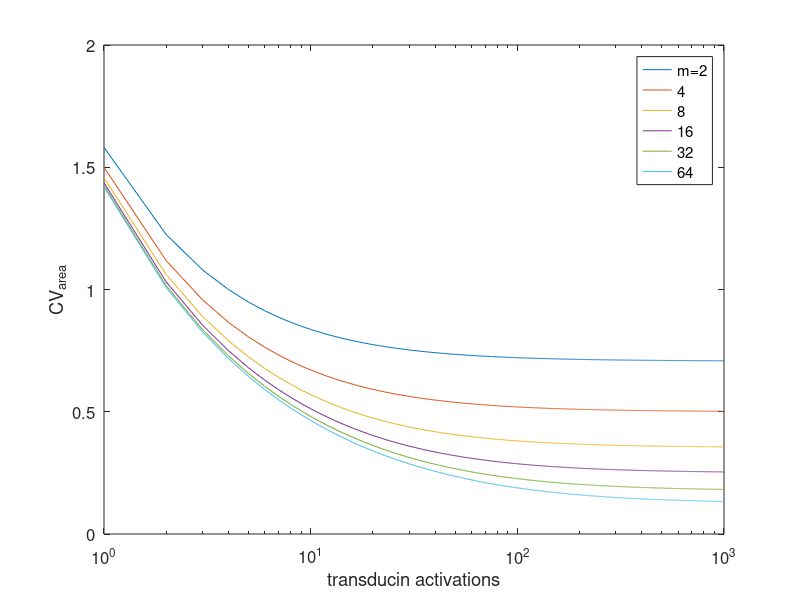

MATLAB code to generate this figure: (Note: this script raises an error after producing the figure.)
%----------------------------------------------------------------------------------
% TRANSDUCTION MODELS
%----------------------------------------------------------------------------------

%%
% define plot color sequence, axis fonts
PlotColors = 'bgrkymcbgrkymcbgrkymcbgrkymc';
set(0, 'DefaultAxesFontName','Helvetica')
set(0, 'DefaultAxesFontSize', 12)
colormap([0 0 0])
scrsz = get(0, 'ScreenSize');

%%
%----------------------------------------------------------------------------------
% THEORETICAL PREDICTIONS
%----------------------------------------------------------------------------------

% CV of response areas vs number of steps in rhodopsin inactivation and
% number of transducin activations

TAct = 1:1000;
RhSteps = [2 4 8 16 32 64];
clear CVArea;

for step = 1:length(RhSteps)
    CVArea(:, step) = sqrt(1/RhSteps(step) + 2./TAct);
end
figure(1);

semilogx(CVArea);
xlabel('transducin activations');
ylabel('CV_{area}');
legend('m=2', '4', '8', '16', '32', '64');

%%
cd ~/Dropbox/Reproducibility/code-data 

cd /Users/Shared/Dropbox/Reproducibility/code-data/

%%
%----------------------------------------------------------------------------------
% LIKELIHOOD PARAMETER FITTING
%----------------------------------------------------------------------------------
%%
cd ~/Dropbox/Reproducibility/code-data

%%
% scan across several parameters and assess likelihood of each given
% properties of experimental responses

NumSteps =  [8 10 12];              % number shutoff steps
RhTCon = [200 250 300 350 400];             % rhodopsin decay time constant in ms
RhDecayFact = [0.8 0.9 1];  % extend of rhodopsin decay for each step
NumResponses = 2000;       % with 5000 resps simulation std ~1%, about 10% std in likelihood

load GCAPSingles36
Resp = Target.AveSingle;
FreqCutoff = 10;                                  
NumLoops = 1;
Verbose = 1;
CovarFit = 0;                   % if 0, likelihood assumes parameters independent

for loop = 1:NumLoops
    
    clear TPeakRatio VarWidth Likelihood CV;

    for step = 1:length(NumSteps)

        for tcon = 1:length(RhTCon)

            for decay = 1:length(RhDecayFact)

                RespLength = length(Resp);
                tme = 1:RespLength;                          % time in ms

                % run stochastic simulation to get mean rhodopsin time course
                clear SimulateCondition;
                SimulateCondition.RhSteps = NumSteps(step);
                SimulateCondition.RhDecayFact = RhDecayFact(decay);
                SimulateCondition.SamplingInterval = 1;         % ms
                SimulateCondition.EpochPts = length(Resp);
                SimulateCondition.EpochNumbers(1:NumResponses) = 0;
                SimulateCondition.ExcludeEpochs(1:NumResponses) = 0;
                SimulateCondition.RhodopsinCompression = 0;
                SimulateCondition.ResponseCompression = 0;
                SimulateCondition.InitialShutoffRate = SimulateCondition.SamplingInterval * NumSteps(step) / RhTCon(tcon);
                SimulateCondition.NumPtsToPeak = 100;
                SimulateCondition.GainFact = 1;
                SimulateCondition.Verbose = 0;
                
                SimulateCondition = RhCascadeModelTA(SimulateCondition, Resp, NumResponses);
                
                % compute transduction cascade filter
                filtFFT = fft(Resp) ./ fft(SimulateCondition.MeanStochTimeCourse);
                filtFFT(FreqCutoff+1:length(filtFFT)-FreqCutoff) = 0;
                WTFilt = real(ifft(filtFFT));    

                % generate responses
                SimulateCondition = RhCascadeModelTA(SimulateCondition, WTFilt, NumResponses);
                
                % compare modeled and measured mean squared and variance
                CV(decay, tcon, step) = std(sum(SimulateCondition.EpochData')) / mean(sum(SimulateCondition.EpochData'));

                SimulateCondition.AverageResponse = mean(SimulateCondition.EpochData);
                SimulateCondition.VarianceResponse = var(SimulateCondition.EpochData);

                [MaxVal, MeanTPeak] = max(SimulateCondition.AverageResponse);
                [MaxVal, VarTPeak] = max(SimulateCondition.VarianceResponse);
                TPeakRatio(decay, tcon, step) = VarTPeak / MeanTPeak;
                Indices = find(SimulateCondition.VarianceResponse > 0.5*MaxVal);
                FirstTime = Indices(min(find(Indices < VarTPeak)));
                SecondTime = Indices(max(find(Indices > VarTPeak)));
                VarWidth(decay, tcon, step) = (SecondTime - FirstTime) / MeanTPeak;
                
                % calculate likelihood of model parameters
                if (CovarFit)       % take into account covariance of measured parameters
                    ParamsVec(1) = CV(decay, tcon, step) - Target.MeanCVArea; 
                    ParamsVec(2) = TPeakRatio(decay, tcon, step) - Target.MeanTPeakRatio;
                    ParamsVec(3) = VarWidth(decay, tcon, step) - Target.MeanVarWidth;
                    ParamsProjs = ParamsVec * Target.ParamsEigVec;
                    Likelihood(decay, tcon, step) = normpdf(abs(ParamsProjs(1)/Target.ParamsEigSEM(1)));
                    Likelihood(decay, tcon, step) = Likelihood(decay, tcon, step) * normpdf(abs(ParamsProjs(2)/Target.ParamsEigSEM(2)));;
                    Likelihood(decay, tcon, step) = Likelihood(decay, tcon, step) * normpdf(abs(ParamsProjs(3)/Target.ParamsEigSEM(3)));
                else    % assume parameters independent
                    Likelihood(decay, tcon, step) = normpdf((abs(CV(decay, tcon, step) - Target.MeanCVArea) / Target.SEMCVArea));
                    Likelihood(decay, tcon, step) = Likelihood(decay, tcon, step) * normpdf((abs(TPeakRatio(decay, tcon, step) - Target.MeanTPeakRatio) / Target.SEMTPeakRatio));
                    Likelihood(decay, tcon, step) = Likelihood(decay, tcon, step) * normpdf((abs(VarWidth(decay, tcon, step) - Target.MeanVarWidth) / Target.SEMVarWidth));
                end
                
                if (Verbose)
                    fprintf('%d %d %d\n', step, tcon, decay); 
                    fprintf('\tCV = %d TPeakRatio = %d VarWidth = %d Likelihood = %d\n', CV(decay, tcon, step), TPeakRatio(decay, tcon, step), VarWidth(decay, tcon, step), Likelihood(decay, tcon, step));
                end
                
            end

        end

    end
    [MaxVal, MaxLoc] = max(Likelihood(:));
    MaxLoc = MaxLoc-1;
    Index1 = floor(MaxLoc / (length(RhDecayFact) * length(RhTCon)));
    Index2 = floor((MaxLoc - Index1 * (length(RhDecayFact) * length(RhTCon))) / length(RhDecayFact));
    Index3 = MaxLoc - Index1 * (length(RhDecayFact) * length(RhTCon)) - Index2 * length(RhDecayFact);

    fprintf(1, '%d %d %d\n', Index1+1, Index2+1, Index3+1);
    fprintf(1, '%d %d %d\n', NumSteps(Index1+1), RhTCon(Index2+1), RhDecayFact(Index3+1));

end

ContourLevels = [-4:0.5:0] + log10(max(Likelihood(:)));
figure(2);clf

for step = 1:length(NumSteps)
    subplot(1, length(NumSteps), step);
    contour(RhTCon, RhDecayFact, log10(Likelihood(:, :, step)), sort(ContourLevels))
    temp = strcat(num2str(NumSteps(step)), ' steps');
    text(RhTCon(2), RhDecayFact(2), temp);
end
subplot(1, length(NumSteps), 1)
ylabel('Rh decay factor');
subplot(1, length(NumSteps), ceil(length(NumSteps)/2))
xlabel('Rh* duration');


%%
% scan across several parameters and assess likelihood of each given
% properties of experimental responses - transducin compression

NumSteps = [12];
RhTCon = [100 200 300];
TranTCon = 100;
RhDecayFact = 0.9;
NumResponses = 5000;       % with 5000 resps simulation std ~1%, about 10% std in likelihood
load WTSingles36
Resp = Target.AveSingle;
FreqCutoff = 10;                                
NumLoops = 1;
Verbose = 1;
TransRate = [0.001 0.01 0.1 1];
TransCompression = [0];
TransRateCompressFlag = 0;
CovarFit = 0;

for loop = 1:NumLoops
    
    clear TPeakRatio VarWidth Likelihood CV TransCount;

    for step = 1:length(NumSteps)

        for tcon = 1:length(RhTCon)

            for comp = 1:length(TransRate)

                RespLength = length(Resp);
                tme = 1:RespLength;                          % time in ms

                % run stochastic simulation to get mean rhodopsin time
                % course
                clear SimulateCondition;
                SimulateCondition.RhSteps = NumSteps(step);
                SimulateCondition.RhDecayFact = RhDecayFact;
                SimulateCondition.SamplingInterval = 1;         % ms
                SimulateCondition.EpochPts = length(Resp);
                SimulateCondition.EpochNumbers(1:NumResponses) = 0;
                SimulateCondition.ExcludeEpochs(1:NumResponses) = 0;
                SimulateCondition.RhodopsinCompression = 0;
                SimulateCondition.ResponseCompression = 0;
                SimulateCondition.DeterministicRhModel = 0;
                SimulateCondition.DeterministicTrModel = 0;
                SimulateCondition.InitialShutoffRate = SimulateCondition.SamplingInterval * NumSteps(step) / RhTCon(tcon);
                SimulateCondition.NumPtsToPeak = 100;
                SimulateCondition.TransCompression = 0;
                SimulateCondition.TransRateCompression = TransCompression;
                SimulateCondition.BaseTransRate = TransRate(comp);                  % cannot exceed 1 - decrease sampling interval to get higher rate
                SimulateCondition.GainFact = 1;
                SimulateCondition.Verbose = 0;
                SimulateCondition.TransDecayTimeConst = TranTCon / SimulateCondition.SamplingInterval;
                SimulateCondition.NumPtsToPeak = 100;
                SimulateCondition.ConvFlag = 0;
                
                % multi-step shutoff
                tic
                SimulateCondition = RhPlusTransducinCascadeModel(SimulateCondition, Resp, NumResponses);
                toc
                
                % compute transduction cascade filter
                filtFFT = fft(Resp) ./ fft(SimulateCondition.MeanTrTimeCourse);
                filtFFT(FreqCutoff+1:length(filtFFT)-FreqCutoff) = 0;
                WTFilt = real(ifft(filtFFT));    
                 
                % multi-step shutoff
                tic
                SimulateCondition = RhPlusTransducinCascadeModel(SimulateCondition, WTFilt, NumResponses);
                toc
                
                % compare modeled and measured mean squared and variance
                CV(comp, tcon, step) = std(sum(SimulateCondition.EpochData')) / mean(sum(SimulateCondition.EpochData'));

                SimulateCondition.AverageResponse = mean(SimulateCondition.EpochData);
                SimulateCondition.VarianceResponse = var(SimulateCondition.EpochData);

                [MaxVal, MeanTPeak] = max(SimulateCondition.AverageResponse);
                [MaxVal, VarTPeak] = max(SimulateCondition.VarianceResponse);
                TPeakRatio(comp, tcon, step) = VarTPeak / MeanTPeak;
                Indices = find(SimulateCondition.VarianceResponse > 0.5*MaxVal);
                FirstTime = Indices(min(find(Indices < VarTPeak)));
                SecondTime = Indices(max(find(Indices > VarTPeak)));
                VarWidth(comp, tcon, step) = (SecondTime - FirstTime) / MeanTPeak;
                TransCount(comp, tcon, step) = mean(SimulateCondition.TransCount);
                if (CovarFit)       % take into account covariance of measured parameters
                    ParamsVec(1) = CV(comp, tcon, step) - Target.MeanCVArea; 
                    ParamsVec(2) = TPeakRatio(comp, tcon, step) - Target.MeanTPeakRatio;
                    ParamsVec(3) = VarWidth(comp, tcon, step) - Target.MeanVarWidth;
                    ParamsProjs = ParamsVec * Target.ParamsEigVec;
                    Likelihood(comp, tcon, step) = normpdf(abs(ParamsProjs(1)/Target.ParamsEigSEM(1)));
                    Likelihood(comp, tcon, step) = Likelihood(comp, tcon, step) * normpdf(abs(ParamsProjs(2)/Target.ParamsEigSEM(2)));;
                    Likelihood(comp, tcon, step) = Likelihood(comp, tcon, step) * normpdf(abs(ParamsProjs(3)/Target.ParamsEigSEM(3)));
                else    % assume parameters independent
                    Likelihood(comp, tcon, step) = normpdf((abs(CV(comp, tcon, step) - Target.MeanCVArea) / Target.SEMCVArea));
                    Likelihood(comp, tcon, step) = Likelihood(comp, tcon, step) * normpdf((abs(TPeakRatio(comp, tcon, step) - Target.MeanTPeakRatio) / Target.SEMTPeakRatio));
                    Likelihood(comp, tcon, step) = Likelihood(comp, tcon, step) * normpdf((abs(VarWidth(comp, tcon, step) - Target.MeanVarWidth) / Target.SEMVarWidth));
                end

                if (Verbose)
                    fprintf('%d %d %d %d\n', step, tcon, comp, mean(SimulateCondition.TransCount)); 
                    fprintf('\tCV = %d TPeakRatio = %d VarWidth = %d Likelihood = %d\n', CV(comp, tcon, step), TPeakRatio(comp, tcon, step), VarWidth(comp, tcon, step), Likelihood(comp, tcon, step));
                end

            end

        end
    end

    [MaxVal, MaxLoc] = max(Likelihood(:));
    MaxLoc = MaxLoc-1;
    Index1 = floor(MaxLoc / (length(TransRate) * length(RhTCon)));
    Index2 = floor((MaxLoc - Index1 * (length(TransRate) * length(RhTCon))) / length(TransRate));
    Index3 = MaxLoc - Index1 * (length(TransRate) * length(RhTCon)) - Index2 * length(TransRate);
    
    fprintf(1, '%d %d %d\n', Index1+1, Index2+1, Index3+1);
    fprintf(1, '%d %d %d\n', NumSteps(Index1+1), RhTCon(Index2+1), TransCompression(Index3+1));
end


ContourLevels = [-4:0.5:0] + log10(max(Likelihood(:)));
figure(1);clf

for step = 1:length(NumSteps)
    subplot(1, length(NumSteps), step);
    contour(RhTCon, TransRate, log10(Likelihood(:, :, step)), sort(ContourLevels))
    temp = strcat(num2str(NumSteps(step)), ' steps');
    text(RhTCon(2), TransRate(2), temp);
end
subplot(1, length(NumSteps), 1)
ylabel('Tr compress factor');
subplot(1, length(NumSteps), ceil(length(NumSteps)/2))
xlabel('Rh* duration');

%%
% variability in rhodopsin vs transducin

NumSteps = [6 8 10 12 14];
RhTCon = 250;
TranTCon = 100;
RhDecayFact = 1;
NumResponses = 1000;       % with 5000 resps simulation std ~1%, about 10% std in likelihood
Resp = WTAveNormSingle36C;
Target = WTSingles36;
FreqCutoff = 10;                                
NumLoops = 1;
Verbose = 1;
TransRate = [0.1 0.2 0.4 0.6 0.8];
TransCompression = 0;

for loop = 1:NumLoops
    
    clear TPeakRatio VarWidth Likelihood CV;

    for step = 1:length(NumSteps)

        for rate = 1:length(TransRate)

            RespLength = length(Resp);
            tme = 1:RespLength;                          % time in ms

            % run stochastic simulation to get mean rhodopsin time course
            clear SimulateCondition;
            SimulateCondition.NumSteps = NumSteps(step);
            SimulateCondition.RhDecayFact = RhDecayFact;
            SimulateCondition.SamplingInterval = 1;         % ms
            SimulateCondition.EpochPts = length(Resp);
            SimulateCondition.EpochNumbers(1:NumResponses) = 0;
            SimulateCondition.ExcludeEpochs(1:NumResponses) = 0;
            SimulateCondition.RhodopsinCompression = 0;
            SimulateCondition.ResponseCompression = 0;
            SimulateCondition.DeterministicRhModel = 0;
            SimulateCondition.DeterministicTrModel = 0;
            SimulateCondition.InitialShutoffRate = SimulateCondition.SamplingInterval * NumSteps(step) / RhTCon;
            SimulateCondition.NumPtsToPeak = 100;
            SimulateCondition.BaseTransRate = TransRate(rate);                  % cannot exceed 1 - decrease sampling interval to get higher rate
            SimulateCondition.TransCompression = TransCompression;
            SimulateCondition.TransDecayTimeConst = TranTCon / SimulateCondition.SamplingInterval;
            SimulateCondition.NumPtsToPeak = 100;

            % multi-step shutoff
            SimulateCondition = RhPlusTransducinCascadeModel(SimulateCondition, Resp, NumResponses);

            % compute transduction cascade filter
            filtFFT = fft(Resp) ./ fft(SimulateCondition.MeanTrTimeCourse);
            filtFFT(FreqCutoff+1:length(filtFFT)-FreqCutoff) = 0;
            WTFilt = real(ifft(filtFFT));    

            % multi-step shutoff
            SimulateCondition = RhPlusTransducinCascadeModel(SimulateCondition, WTFilt, NumResponses);

            % compare modeled and measured mean squared and variance
            CV(rate, step) = std(sum(SimulateCondition.EpochData')) / mean(sum(SimulateCondition.EpochData'));

            SimulateCondition.AverageResponse = mean(SimulateCondition.EpochData);
            SimulateCondition.VarianceResponse = var(SimulateCondition.EpochData);

            [MaxVal, MeanTPeak] = max(SimulateCondition.AverageResponse);
            [MaxVal, VarTPeak] = max(SimulateCondition.VarianceResponse);
            TPeakRatio(rate, step) = VarTPeak / MeanTPeak;
            Indices = find(SimulateCondition.VarianceResponse > 0.5*MaxVal);
            FirstTime = Indices(min(find(Indices < VarTPeak)));
            SecondTime = Indices(max(find(Indices > VarTPeak)));
            VarWidth(rate, step) = SecondTime - FirstTime;
            Likelihood(rate, step) = normpdf((abs(CV(rate, step) - Target.MeanCVArea) / Target.SEMCVArea));
            Likelihood(rate, step) = Likelihood(rate, step) * normpdf((abs(TPeakRatio(rate, step) - Target.MeanTPeakRatio) / Target.SEMTPeakRatio));
            Likelihood(rate, step) = Likelihood(rate, step) * normpdf((abs(VarWidth(rate, step) - Target.MeanVarWidth) / Target.SEMVarWidth));

            if (Verbose)
                fprintf('%d %d\n', rate, comp); 
                fprintf('\tCV = %d TPeakRatio = %d VarWidth = %d Likelihood = %d\n', CV(rate, step), TPeakRatio(rate, step), VarWidth(rate, step), Likelihood(rate, step));
            end

        end
    end

%     [MaxVal, MaxLoc] = max(Likelihood(:));
%     MaxLoc = MaxLoc-1;
%     Index1 = floor(MaxLoc / (length(TransCompression) * length(TranTCon)));
%     Index2 = floor((MaxLoc - Index1 * (length(TransCompression) * length(TranTCon))) / length(TransCompression));
%     Index3 = MaxLoc - Index1 * (length(TransCompression) * length(TranTCon)) - Index2 * length(TransCompression);
%     
%     fprintf(1, '%d %d %d\n', Index1+1, Index2+1, Index3+1);
%     fprintf(1, '%d %d %d\n', NumSteps(Index1+1), TranTCon(Index2+1), TransCompression(Index3+1));
end

%%
%----------------------------------------------------------------------------------
% LIKELIHOOD ANALYSIS USING PCA
%----------------------------------------------------------------------------------

%%
% scan across several parameters and assess likelihood of each given
% properties of experimental responses

NumSteps =  [8 10 12];
RhTCon = [400 450 500 550];
RhDecayFact = [0.6 0.8 1];
NumResponses = 2000;       % with 5000 resps simulation std ~1%, about 10% std in likelihood
load GCAPSingles36
Resp = Target.AveSingle;
NormResp = Target.AveNormSingle;
FreqCutoff = 10;                                
NumLoops = 1;
Verbose = 1;
NumEigVec = 3;

clear EigVec Likelihood;

for vec = 1:NumEigVec
    EigVec(1:length(NormResp), vec) = Target.EigVec(1:length(NormResp), vec);
end
CompVarMean = mean(Target.VarSinglesProjections - Target.VarFailuresProjections);
CompVarSEM = std(Target.VarSinglesProjections - Target.VarFailuresProjections)/sqrt(size(Target.VarSinglesProjections, 1));

for loop = 1:NumLoops
            
    RespLength = length(Resp);
    tme = 1:RespLength;                          % time in ms

    for step = 1:length(NumSteps)
        for tcon = 1:length(RhTCon)
            for decay = 1:length(RhDecayFact)

                % run stochastic simulation to get mean rhodopsin time course
                clear SimulateCondition;
                SimulateCondition.NumSteps = NumSteps(step);
                SimulateCondition.RhDecayFact = RhDecayFact(decay);
                SimulateCondition.SamplingInterval = 1;         % ms
                SimulateCondition.EpochPts = length(Resp);
                SimulateCondition.EpochNumbers(1:NumResponses) = 0;
                SimulateCondition.ExcludeEpochs(1:NumResponses) = 0;
                SimulateCondition.RhodopsinCompression = 0;
                SimulateCondition.ResponseCompression = 0;
                SimulateCondition.InitialShutoffRate = SimulateCondition.SamplingInterval * NumSteps(step) / RhTCon(tcon);
                SimulateCondition.NumPtsToPeak = 100;

                SimulateCondition = RhCascadeModel(SimulateCondition, Resp, NumResponses);

                % compute transduction cascade filter
                filtFFT = fft(Resp) ./ fft(SimulateCondition.MeanRhTimeCourse);
                filtFFT(FreqCutoff+1:length(filtFFT)-FreqCutoff) = 0;
                WTFilt = real(ifft(filtFFT));    

                % generate responses
                SimulateCondition = RhCascadeModel(SimulateCondition, WTFilt, NumResponses);

                % determine projections along each PC
                Singles = SimulateCondition.NormSingles(1:length(NormResp), :);
                SimSinglesProjs = Singles' * EigVec;
                VarSimSinglesProjs = var(SimSinglesProjs);
                
                % compare modeled and measured mean squared and variance
                CV(decay, tcon, step) = std(sum(SimulateCondition.EpochData')) / mean(sum(SimulateCondition.EpochData'));

                Likelihood(decay, tcon, step) = normpdf((abs(CV(decay, tcon, step) - Target.MeanCVArea) / Target.SEMCVArea));

                for vec = 1:NumEigVec
                         Likelihood(decay, tcon, step) = Likelihood(decay, tcon, step) * normpdf((VarSimSinglesProjs(vec) - CompVarMean(vec)) / CompVarSEM(vec));
                end

                if (Verbose)
                    fprintf('%d %d %d CV = %d Likelihood = %d\n', step, tcon, decay, CV(decay, tcon, step), Likelihood(decay, tcon, step));
                end
    
            end
        end
    end
    [MaxVal, MaxLoc] = max(Likelihood(:));
    MaxLoc = MaxLoc-1;
    Index1 = floor(MaxLoc / (length(RhDecayFact) * length(RhTCon)));
    Index2 = floor((MaxLoc - Index1 * (length(RhDecayFact) * length(RhTCon))) / length(RhDecayFact));
    Index3 = MaxLoc - Index1 * (length(RhDecayFact) * length(RhTCon)) - Index2 * length(RhDecayFact);

    fprintf(1, '%d %d %d\n', Index1+1, Index2+1, Index3+1);
    fprintf(1, '%d %d %d\n', NumSteps(Index1+1), RhTCon(Index2+1), RhDecayFact(Index3+1));
end

ContourLevels = [-4:0.5:0] + log10(max(Likelihood(:)));
figure(2);clf

for step = 1:length(NumSteps)
    subplot(1, length(NumSteps), step);
    contour(RhTCon, RhDecayFact, log10(Likelihood(:, :, step)), sort(ContourLevels))
    temp = strcat(num2str(NumSteps(step)), ' steps');
    text(RhTCon(2), RhDecayFact(2), temp);
end
subplot(1, length(NumSteps), 1)
ylabel('Rh decay factor');
subplot(1, length(NumSteps), ceil(length(NumSteps)/2))
xlabel('Rh* duration');



%%
%**************************************************************************
% CONSTRAINTS ON LINEARITY OF TRANSDUCTION PROCESS
%**************************************************************************
%---------------------------------------------------------------------
% Check linearity of transduction process by looking at consistency of 
% average single photon responses across genetic manipulations of R*
% inactivation.  First compute linear filter connecting R*(t) and I(t) for
% one genetic background.  Then use this filter to predict response to step
% in R* activity (i.e. in absence of inactivation).  
%
% Created 7/10 FMR
%
% Dependencies: requires average single photon responses from wild-type,
% GRK1+/- and CSM rods.  Sampling time step is 1 ms.
%---------------------------------------------------------------------

% assuming linear transduction cascade
RespLength = length(AveSingles.RKAveSingle);

Resp = AveSingles.RKAveSingle(1:RespLength);   % base response to compute R*->I filter
tme = 1:RespLength;                          % time in ms
tcon1 = 640;                                      % R*(t) decay time constant for "base" response - units ms
tcon2 = 300;                                      % R*(t) decay time constant for first predicted response - units ms
FreqCutoff = 20;                                

% compute R*->I filter for "base" response
Rh = exp(-tme/tcon1);

filtFFT = fft(Resp) ./ fft(Rh);
filtFFT(FreqCutoff+1:length(filtFFT)-FreqCutoff) = 0;
filt = real(ifft(filtFFT));
pred = real(ifft(fft(Rh) .* fft(filt)));        % sanity check - essentially checks frequency cutoff

% predict CSM (no inactivation) response as integral of filter (i.e. 
% R*(t) = 1 for all t)
pred2 = cumsum(filt);

% predict response with other R* decay time constant
RespLength = length(AveSingles.WTAveSingle);
Resp = AveSingles.RKAveSingle(1:RespLength);   % base response to compute R*->I filter
tme2 = 1:RespLength;                          % time in ms

% compute R*->I filter for "base" response
Rh = exp(-tme2/tcon1);
filtFFT = fft(Resp) ./ fft(Rh);
filtFFT(FreqCutoff+1:length(filtFFT)-FreqCutoff) = 0;
filt = real(ifft(filtFFT));

Rh = exp(-tme2/tcon2);
pred1 = real(ifft(fft(Rh) .* fft(filt)));

% plot
figure(1);
plot(tme2, filt);
figure(2); clf
pred1 = pred1 + 0.1;
plot(tme, AveSingles.RKAveSingle(1:length(tme)), 'k', tme2, AveSingles.WTAveSingle(1:length(tme2)), 'b', tme, AveSingles.CSMAveSingle(1:length(tme)), 'r', tme, pred, 'k', tme2, pred1, 'b', tme, pred2, 'r');
set(2, 'DefaultAxesFontSize', 11)
legend('GRK+/-', 'wt', 'CSM', 'GRK+/- pred', 'wt pred', 'CSM pred', 'Location', 'East');
legend boxoff
set(2, 'DefaultAxesFontSize', 14)
xlabel('ms');
ylabel('pA');
xlim([0 2000]);


%%
%  Incorporate simple thresholding nonlinearity into transduction cascade
%  Nonlinearity is applied to PDE activity - i.e. all values of P* above
%  threshold are set to threshold.  

RespLength = length(RKAveSingle);
Resp = RKAveSingle(1:RespLength);   % base response to compute R*->I filter
tme = 1:RespLength;                          % time in ms

FreqCutoff = 10;
Thresh = 1.0;                             % threshold for nonlinearity - applied to PDE activity.  Units are relative
                                                 % to max PDE activity for "base" response
tcon1 = 640;
tcon = 300;                                 % T* decay time constant
tcon2 = 300;

Rh = exp(-tme/tcon1);
temp = exp(-tme/tcon);              % T*->PDE filter

P = real(ifft(fft(Rh) .* fft(temp)));   % PDE activity from convolution of R*(t) and T*->P filter
maxP = max(P);                             
Indices = find(P > maxP * Thresh);  % apply threshold
P(Indices) = maxP * Thresh;

filtFFT = fft(Resp) ./ fft(P);
filtFFT(FreqCutoff+1:length(filtFFT)-FreqCutoff) = 0;
filt = real(ifft(filtFFT));
pred = real(ifft(fft(P) .* fft(filt)));

P = cumsum(temp);
P(length(tme)) = 0;
Indices = find(P > maxP * Thresh);
P(Indices) = maxP * Thresh;
pred2 = conv(filt, P, 'full');

RespLength = length(WTAveNormSingle);
Resp = RKAveSingle(1:RespLength);   % base response to compute R*->I filter
tme2 = 1:RespLength;                          % time in ms

Rh = exp(-tme2/tcon1);
temp = exp(-tme2/tcon);              % T*->PDE filter

P = real(ifft(fft(Rh) .* fft(temp)));   % PDE activity from convolution of R*(t) and T*->P filter
Indices = find(P > maxP * Thresh);  % apply threshold
P(Indices) = maxP * Thresh;

filtFFT = fft(Resp) ./ fft(P);
filtFFT(FreqCutoff+1:length(filtFFT)-FreqCutoff) = 0;
filt = real(ifft(filtFFT));

Rh = exp(-tme2/tcon2);

P = real(ifft(fft(Rh) .* fft(temp)));
Indices = find(P > maxP * Thresh);
P(Indices) = maxP * Thresh;
pred1 = real(ifft(fft(P) .* fft(filt)));

figure(1); clf
plot(tme2, filt);
figure(2); clf
pred1 = pred1 + 0.1;
plot(tme, RKAveSingle(1:length(tme)), 'k', tme2, WTAveNormSingle(1:length(tme2)), 'b', tme, CSMAveSingle(1:length(tme)), 'r', tme, pred, 'k', tme2, pred1, 'b', tme, pred2(1:length(tme)), 'r');
set(2, 'DefaultAxesFontSize', 11)
legend('GRK+/-', 'wt', 'CSM', 'GRK+/- pred', 'wt pred', 'CSM pred', 'Location', 'East');
legend boxoff
set(2, 'DefaultAxesFontSize', 14)
xlabel('ms');
ylabel('pA');
xlim([0 2000]);

%%
% nonlinearity with transducin compression

Resp = AveSingles.RKAveSingle;   % base response to compute R*->I filter
temp = [1:6*length(Resp)]*0;
Resp = [Resp temp];
RespLength = length(Resp);
tme = 1:RespLength;                          % time in ms
tcon1 = 600;                                      % R*(t) decay time constant for "base" response - units ms
FreqCutoff = 4000;                                
NumSteps = 10;
RhDecayFact = 1;
NumResponses = 100;
TransCompression = [0 1e-4 1e-3 1e-2 1e-1 1];
TransRateCompressFlag = 0;
TranTCon = 50;
TransRate = 1;

clear Likelihood;

for tcomp = 1:length(TransCompression)
    % run stochastic simulation to get mean rhodopsin time course
    clear SimulateCondition;
    SimulateCondition.RhSteps = NumSteps;
    SimulateCondition.RhDecayFact = RhDecayFact;
    SimulateCondition.SamplingInterval = 1;         % ms
    SimulateCondition.EpochPts = length(Resp);
    SimulateCondition.EpochNumbers(1:NumResponses) = 0;
    SimulateCondition.ExcludeEpochs(1:NumResponses) = 0;
    SimulateCondition.RhodopsinCompression = 0;
    SimulateCondition.ResponseCompression = 0;
    SimulateCondition.NumPtsToPeak = 100;
    SimulateCondition.InitialShutoffRate = SimulateCondition.SamplingInterval * NumSteps / tcon1;
    SimulateCondition.GainFact = 1;
    SimulateCondition.Verbose = 0;
    SimulateCondition.ConvFlag = 1;
    
    if (TransRateCompressFlag)
        SimulateCondition.TransCompression = 0;
        SimulateCondition.TransRateCompression = TransCompression(tcomp);
    else
        SimulateCondition.TransCompression = TransCompression(tcomp);
        SimulateCondition.TransRateCompression = 0;
    end
    SimulateCondition.DeterministicRhModel = 1;
    SimulateCondition.DeterministicTrModel = 1;
    SimulateCondition.BaseTransRate = TransRate;                  % cannot exceed 1 - decrease sampling interval to get higher rate
    SimulateCondition.TransDecayTimeConst = TranTCon / SimulateCondition.SamplingInterval;

    if (0)
        SimulateCondition = RhCascadeModelTA(SimulateCondition, Resp, NumResponses);
        filtFFT = fft(Resp) ./ fft(SimulateCondition.MeanStochTimeCourse);
        filtFFT(FreqCutoff+1:length(filtFFT)-FreqCutoff) = 0;
        WTFilt = real(ifft(filtFFT));
        pred = real(ifft(fft(WTFilt) .* fft(SimulateCondition.MeanStochTimeCourse)));
        pred2 = cumsum(WTFilt);
    else          
        SimulateCondition = RhPlusTransducinCascadeModel(SimulateCondition, Resp, NumResponses);
        filtFFT = fft(Resp) ./ fft(SimulateCondition.MeanTrTimeCourse);
        filtFFT(FreqCutoff+1:length(filtFFT)-FreqCutoff) = 0;
        WTFilt = real(ifft(filtFFT));
        pred = real(ifft(fft(WTFilt) .* fft(SimulateCondition.MeanTrTimeCourse)));
        SimulateCondition.NumSteps = 4;
        SimulateCondition.RhDecayFact = 0;
        SimulateCondition.InitialShutoffRate = SimulateCondition.SamplingInterval / 2000;
        SimulateCondition = RhPlusTransducinCascadeModel(SimulateCondition, Resp, NumResponses);
        temp = conv(SimulateCondition.MeanTrTimeCourse, WTFilt, 'full');
        pred2 = temp(1:SimulateCondition.EpochPts);
    end

    % plot
    figure(1);
    plot(tme, WTFilt);
    figure(2); clf
    plot(tme, Resp, 'k', tme, AveSingles.CSMAveSingle(1:length(tme)), 'r', tme, pred, 'k', tme, pred2, 'r');
    set(2, 'DefaultAxesFontSize', 11)
    legend('GRK+/-', 'CSM', 'GRK+/- pred', 'CSM pred', 'Location', 'East');
    legend boxoff
    set(2, 'DefaultAxesFontSize', 14)
    xlabel('ms');
    ylabel('pA');
    xlim([0 2000]);
    Likelihood(tcomp) = normpdf((max(pred2) - AveSingles.CSMPeakAmp) / AveSingles.CSMPeakAmpSEM);
    fprintf(1, '%d\n', Likelihood(tcomp));
    pause(1);
end 

figure(1);
loglog(TransCompression, Likelihood / max(Likelihood));
xlabel('compression');
ylabel('likelihood');

%%
% estimate trasduction cascade in two cases assuming same Rh kinetics
RespLength = length(WTAveNormSingle);

Resp = WTAveNormSingle(1:RespLength);   % base response to compute R*->I filter
tme = 1:RespLength;                          % time in ms
tcon = 320;                                      % R*(t) decay time constant - units ms
FreqCutoff = 10;                                

% compute R*->I filter for first response
Rh = exp(-tme/tcon);

filtFFT = fft(Resp) ./ fft(Rh);
filtFFT(FreqCutoff+1:length(filtFFT)-FreqCutoff) = 0;
filt = real(ifft(filtFFT));
pred = real(ifft(fft(Rh) .* fft(filt)));        % sanity check - essentially checks frequency cutoff

% compute R*->I filter for second response
RespLength = length(GCAPAveNormSingle36C);
Resp = GCAPAveNormSingle36C(1:RespLength);   % base response to compute R*->I filter
tme = 1:RespLength;                          % time in ms
Rh = exp(-tme/tcon);
filtFFT = fft(Resp) ./ fft(Rh);
filtFFT(FreqCutoff+1:length(filtFFT)-FreqCutoff) = 0;
filt2 = real(ifft(filtFFT));
pred2 = real(ifft(fft(Rh) .* fft(filt2)));        % sanity check - essentially checks frequency cutoff

% plot
figure(1);clf
plot(tme(1:length(filt)), filt, tme, filt2, 'r');
figure(2);clf
plot(tme(1:length(filt)), pred, tme, pred2, 'r');



%% 
%----------------------------------------------------------------------------------
% ARCHIVE
%----------------------------------------------------------------------------------

%%
%----------------------------------------------------------------------------------
% MODELS FOR TIME-DEPENDENT VARIANCE BASED ON NONLINEAR TRANSDUCTION CASCADES
%----------------------------------------------------------------------------------

%---------------------------------------------------------------------
% saturation of transducin activity

NumResponses = 	500;
NumSteps = 10;
RhTCon = 50;
TranTCon = 300;
RhDecayFact = 1;
TransRate = 0.3;
TransCompression = [0];
clear MeanTAct CVArea

if (1)
    ExpMean = WTAveNormSingle36C;
    ExpVar = WTVarNormSingle36C;
else
    ExpMean = GCAPAveNormSingle36C;
    ExpVar = GCAPVarNormSingle36C;
end

RespLength = length(ExpMean);
Resp = ExpMean(1:RespLength);   % base response to compute R*->I filter
tme = 1:RespLength;                          % time in ms
FreqCutoff = 10;                                

for cnt = 1:length(TransCompression)

    % general setup stuff
    clear SimulateCondition;
    SimulateCondition.SamplingInterval = 1;         % ms
    SimulateCondition.EpochPts = length(WTFilt);
    SimulateCondition.EpochNumbers(1:NumResponses) = 0;
    SimulateCondition.ExcludeEpochs(1:NumResponses) = 0;
    SimulateCondition.RhDecayFact = RhDecayFact;
    SimulateCondition.InitialShutoffRate = SimulateCondition.SamplingInterval * NumSteps / RhTCon;
    SimulateCondition.NumSteps = NumSteps;
    SimulateCondition.ResponseCompression = 0;
    SimulateCondition.RhodopsinCompression = 0;
    SimulateCondition.DeterministicRhModel = 1;
    SimulateCondition.DeterministicTrModel = 0;
    SimulateCondition.BaseTransRate = TransRate;                  % cannot exceed 1 - decrease sampling interval to get higher rate
    SimulateCondition.TransCompression = TransCompression(cnt);
    SimulateCondition.TransDecayTimeConst = TranTCon / SimulateCondition.SamplingInterval;

    % multi-step shutoff
    SimulateCondition = RhPlusTransducinCascadeModel(SimulateCondition, Resp, NumResponses);

    % compute transduction cascade filter
    filtFFT = fft(Resp) ./ fft(SimulateCondition.MeanTrTimeCourse);
    filtFFT(FreqCutoff+1:length(filtFFT)-FreqCutoff) = 0;
    WTFilt = real(ifft(filtFFT));    

    % multi-step shutoff
    SimulateCondition = RhPlusTransducinCascadeModel(SimulateCondition, WTFilt, NumResponses);

    SimulateCondition.AverageResponse = mean(SimulateCondition.EpochData);
    SimulateCondition.VarianceResponse = var(SimulateCondition.EpochData);

    fprintf('CV = %d\n', std(sum(SimulateCondition.EpochData')) / mean(sum(SimulateCondition.EpochData')));
    fprintf('mean number T activated = %d\n', mean(SimulateCondition.TransCount));
    CVArea(cnt) = std(sum(SimulateCondition.EpochData')) / mean(sum(SimulateCondition.EpochData'));
    MeanTAct(cnt) = mean(SimulateCondition.TransCount);

    [MaxVal, MeanTPeak] = max(SimulateCondition.AverageResponse);
    avesqsim = (SimulateCondition.AverageResponse / MaxVal).^2;
    avesqsim = avesqsim / 10;
    varsim = SimulateCondition.VarianceResponse / MaxVal^2;
    tme2 = 1:length(varsim);
    tme2 = tme2*SimulateCondition.SamplingInterval;

    figure(2);clf
    plot(tme2, avesqsim, 'k', tme2, varsim, 'k--');
    axis([0 1500 -.01 .2]);
    xlabel('time (ms)');
    ylabel('normalize amp');
    pause(1);
    
end

figure(3);
semilogx(TransCompression, CVArea, 'o');
xlabel('ave # T activated');
ylabel('CV Area');
axis tight

%%
% compare predictions of models as abruptness of rhodopsin inactivation
% varied
% use PCA and every response
% has some problems 

RhDecayFact = [1];
NumResponses = 	500;       % with 5000 resps simulation std ~1%, about 10% std in likelihood
NumSteps = [6 8 10];
RhTCon = [300];
Resp = WTAveNormSingle30C;
Target = WTSingles;
FreqCutoff = 20;                                
Bootstraps = 200;
Verbose = 1;
NumLoops = 1;

clear TPeakRatio VarWidth Likelihood CV TempExpVar TempExpMean;

% step 1: identify space to describe responses and measure distribution of
% experimental responses in this space

% PCA of measured responses
resp = Target.Responses' - repmat(mean(Target.Responses'), size(Target.Responses, 2), 1);
%CovMeasuredSingles = cov(resp) - cov(Target.Failures');
CovMeasuredSingles = cov(resp);
opts.disp = 0;
[EigVec, EigVal] = eigs(CovMeasuredSingles, 3, 'LM', opts);
noise = Target.Failures';
SinglesProjections = resp * EigVec;
NoiseProjections = noise * EigVec;
CV2 = sqrt(var(sum(Target.Responses)) - var(sum(Target.Failures))) / mean(sum(Target.Responses));
ExpVar = var(Target.Responses') - var(Target.Failures');
ExpMean = mean(Target.Responses');

for loop = 1:NumLoops
    
    for perm = 1:Bootstraps
        Indices = randperm(size(resp, 1));
        TempExpMean(perm, :) = mean(SinglesProjections(Indices(1:floor(length(Indices)/4)), :));
        TempExpVar(perm, :) = var(SinglesProjections(Indices(1:floor(length(Indices)/4)), :)) - var(NoiseProjections(Indices(1:floor(length(Indices)/4)), :));
    end
    MeanExpVar = mean(TempExpVar);
    SDExpVar = std(TempExpVar);

    for step = 1:length(NumSteps)

        for tcon = 1:length(RhTCon)

            for decay = 1:length(RhDecayFact)

                RespLength = length(Resp);
                tme = 1:RespLength;                          % time in ms

                % run stochastic simulation to get mean rhodopsin time course
                clear SimulateCondition;
                SimulateCondition.NumSteps = NumSteps(step);
                SimulateCondition.RhDecayFact = RhDecayFact(decay);
                SimulateCondition.SamplingInterval = 1;         % ms
                SimulateCondition.EpochPts = length(Resp);
                SimulateCondition.EpochNumbers(1:NumResponses) = 0;
                SimulateCondition.ExcludeEpochs(1:NumResponses) = 0;
                SimulateCondition.RhodopsinCompression = 0;
                SimulateCondition.ResponseCompression = 0;
                SimulateCondition.InitialShutoffRate = SimulateCondition.SamplingInterval * NumSteps(step) / RhTCon(tcon);
                SimulateCondition.NumPtsToPeak = 100;
                SimulateCondition = RhCascadeModel(SimulateCondition, Resp, NumResponses);

                % compute transduction cascade filter
                filtFFT = fft(Resp) ./ fft(SimulateCondition.MeanRhTimeCourse);
                filtFFT(FreqCutoff+1:length(filtFFT)-FreqCutoff) = 0;
                WTFilt = real(ifft(filtFFT));    

                % generate responses
                clear SimulateCondition;
                SimulateCondition.SamplingInterval = 1;         % ms
                SimulateCondition.EpochPts = length(WTFilt);
                SimulateCondition.EpochNumbers(1:NumResponses) = 0;
                SimulateCondition.ExcludeEpochs(1:NumResponses) = 0;
                SimulateCondition.RhDecayFact = RhDecayFact(decay);
                SimulateCondition.InitialShutoffRate = SimulateCondition.SamplingInterval * NumSteps(step) / RhTCon(tcon);
                SimulateCondition.NumSteps = NumSteps(step);
                SimulateCondition.ResponseCompression = 0;
                SimulateCondition.RhodopsinCompression = 0;
                SimulateCondition.NumPtsToPeak = 100;

                % multi-step shutoff
                SimulateCondition = RhCascadeModel(SimulateCondition, WTFilt, NumResponses);

                % compare modeled and measured mean squared and variance
                clear SimProjections SimProb respLength
                respLength = min([size(resp, 2) size(SimulateCondition.NormSingles, 1)]);
                resp = SimulateCondition.NormSingles' - repmat(mean(SimulateCondition.NormSingles'), NumResponses, 1);
                SimProjections = resp(:, 1:respLength) * EigVec(1:respLength, :);
                SimVar = var(SimProjections);
                SimProb = abs(SimVar - MeanExpVar) ./ SDExpVar;

                MeanSingle = mean(SimulateCondition.NormSingles');
                SimEigVec = EigVec(1:respLength, :);
                resp = SimProjections * SimEigVec' + repmat(MeanSingle(1:respLength), NumResponses, 1);
                figure(2); clf
                plot(mean(resp).^2/10);
                hold on;
                plot(var(resp));
                plot(mean(SimulateCondition.NormSingles').^2/10, 'r');
                plot(var(SimulateCondition.NormSingles'), 'r');
                plot(ExpVar, 'k');
                plot(ExpMean.^2/10, 'k');
                
                CV = std(sum(SimulateCondition.NormSingles)) / mean(sum(SimulateCondition.NormSingles));
                
                Likelihood(decay, tcon, step) = prod(normpdf(SimProb));
                if (Verbose)
                    fprintf(1, '\tCV = %d (%d) Likelihood = %d\n', CV, CV2, Likelihood(decay, tcon, step));
                    SimProb
                end
                pause(0.1)

            end

        end

    end

    [MaxVal, MaxLoc] = max(Likelihood(:));
    MaxLoc = MaxLoc-1;
    Index1 = floor(MaxLoc / (length(RhDecayFact) * length(RhTCon)));
    Index2 = floor((MaxLoc - Index1 * (length(RhDecayFact) * length(RhTCon))) / length(RhDecayFact));
    Index3 = MaxLoc - Index1 * (length(RhDecayFact) * length(RhTCon)) - Index2 * length(RhDecayFact);

    fprintf(1, '%d %d %d\n', Index1+1, Index2+1, Index3+1);
    fprintf(1, '%d %d %d\n', NumSteps(Index1+1), RhTCon(Index2+1), RhDecayFact(Index3+1));

end

%%
%----------------------------------------------------------------------------------
% MODELS FOR TIME-DEPENDENT VARIANCE BASED ON LINEAR TRANSDUCTION CASCADES
%----------------------------------------------------------------------------------

%%
% predict time-dependent variance in two cases assuming same Rh kinetics
% but different (linear) transduction cascade kinetics
%
% do this across a range of inactivation kinetics for rhodopsin to see
% which provides best explanation of data

RhShutoffFact = [225]      % effective time constants for rhodopsin shutoff
NumResponses = 	1000;
NumSteps = 7;
RhDecayFact = 1;

clear WTTPeakRatio GCAPTPeakRatio;

for cnt = 1:length(RhShutoffFact)

    tcon = RhShutoffFact(cnt);                                      % R*(t) decay time constant - units ms
    FreqCutoff = 10;                                

    % compute cascade filter for first response
    RespLength = length(WTAveNormSingle36C);
    Resp = WTAveNormSingle36C(1:RespLength);   % base response to compute R*->I filter
    tme = 1:RespLength;                          % time in ms

    % run stochastic simulation to get mean rhodopsin time course
    clear SimulateCondition;
    SimulateCondition.NumSteps = NumSteps;
    SimulateCondition.RhDecayFact = RhDecayFact;
    SimulateCondition.SamplingInterval = 1;         % ms
    SimulateCondition.EpochPts = length(Resp);
    SimulateCondition.EpochNumbers(1:NumResponses) = 0;
    SimulateCondition.ExcludeEpochs(1:NumResponses) = 0;
    SimulateCondition.RhodopsinCompression = 0;
    SimulateCondition.ResponseCompression = 0;
    SimulateCondition.NumPtsToPeak = 100;
    SimulateCondition.InitialShutoffRate = SimulateCondition.SamplingInterval * NumSteps / tcon;
    SimulateCondition = RhCascadeModel(SimulateCondition, Resp, NumResponses);

    filtFFT = fft(Resp) ./ fft(SimulateCondition.MeanRhTimeCourse);
    filtFFT(FreqCutoff+1:length(filtFFT)-FreqCutoff) = 0;
    WTFilt = real(ifft(filtFFT));

    % compute cascade filter for second response
    RespLength = length(GCAPAveNormSingle36C);
    Resp = GCAPAveNormSingle36C(1:RespLength);   % base response to compute R*->I filter
    tme = 1:RespLength;                          % time in ms

    % run stochastic simulation to get mean rhodopsin time course
    clear SimulateCondition;
    SimulateCondition.NumSteps = NumSteps;
    SimulateCondition.RhDecayFact = RhDecayFact;
    SimulateCondition.SamplingInterval = 1;         % ms
    SimulateCondition.EpochPts = length(Resp);
    SimulateCondition.EpochNumbers(1:NumResponses) = 0;
    SimulateCondition.ExcludeEpochs(1:NumResponses) = 0;
    SimulateCondition.RhodopsinCompression = 0;
    SimulateCondition.ResponseCompression = 0;
    SimulateCondition.NumPtsToPeak = 100;
    SimulateCondition.InitialShutoffRate = SimulateCondition.SamplingInterval * NumSteps / tcon;
    SimulateCondition = RhCascadeModel(SimulateCondition, Resp, NumResponses);

    % compute R*->I filter for second response
    filtFFT = fft(Resp) ./ fft(SimulateCondition.MeanRhTimeCourse);
    filtFFT(FreqCutoff+1:length(filtFFT)-FreqCutoff) = 0;
    GCAPFilt = real(ifft(filtFFT));

    % plot
    figure(1);clf
    plot(tme(1:length(WTFilt)), WTFilt, 'k', tme, GCAPFilt, 'r');

   %----------------------------------------------------------------------------------
   % compare wt and GCAP knockout responses using linear filters calculated
    % assuming identical average time course of rhodopsin activity and linear
    % transduction cascade (i.e. fit to mean response).

    % general setup stuff
    clear SimulateCondition;
    SimulateCondition.NumSteps = NumSteps;
    SimulateCondition.RhDecayFact = RhDecayFact;
    SimulateCondition.SamplingInterval = 1;         % ms
    SimulateCondition.EpochPts = length(WTFilt);
    SimulateCondition.EpochNumbers(1:NumResponses) = 0;
    SimulateCondition.ExcludeEpochs(1:NumResponses) = 0;
    SimulateCondition.RhodopsinCompression = 0;
    SimulateCondition.ResponseCompression = 0;
    SimulateCondition.NumPtsToPeak = 100;

    % multi-step shutoff
    ModelType = 'MultiStep';
    SimulateCondition.InitialShutoffRate = SimulateCondition.SamplingInterval * NumSteps / tcon;
    SimulateCondition = RhCascadeModel(SimulateCondition, WTFilt, NumResponses);

    % general setup stuff
    clear GCAPSimulateCondition;
    GCAPSimulateCondition.SamplingInterval = 1;         % ms
    GCAPSimulateCondition.EpochPts = length(GCAPFilt);
    GCAPSimulateCondition.EpochNumbers(1:NumResponses) = 0;
    GCAPSimulateCondition.ExcludeEpochs(1:NumResponses) = 0;
    GCAPSimulateCondition.NumSteps = NumSteps;
    GCAPSimulateCondition.RhDecayFact = RhDecayFact;
    GCAPSimulateCondition.SamplingInterval = 1;         % ms
    GCAPSimulateCondition.EpochPts = length(GCAPFilt);
    GCAPSimulateCondition.EpochNumbers(1:NumResponses) = 0;
    GCAPSimulateCondition.ExcludeEpochs(1:NumResponses) = 0;
    GCAPSimulateCondition.RhodopsinCompression = 0;
    GCAPSimulateCondition.ResponseCompression = 0;
    GCAPSimulateCondition.NumPtsToPeak = 100;
    
    GCAPSimulateCondition.InitialShutoffRate = SimulateCondition.SamplingInterval * NumSteps / tcon;

    % multi-step shutoff
    GCAPSimulateCondition = RhCascadeModel(GCAPSimulateCondition, GCAPFilt, NumResponses);

    % compare modeled and measured mean squared and variance
    fprintf('\nWT CV = %d\n', std(sum(SimulateCondition.EpochData')) / mean(sum(SimulateCondition.EpochData')));
    fprintf('GCAP CV = %d\n', std(sum(GCAPSimulateCondition.EpochData')) / mean(sum(GCAPSimulateCondition.EpochData')));

    SimulateCondition.AverageResponse = mean(SimulateCondition.EpochData);
    SimulateCondition.VarianceResponse = var(SimulateCondition.EpochData);
    GCAPSimulateCondition.AverageResponse = mean(GCAPSimulateCondition.EpochData);
    GCAPSimulateCondition.VarianceResponse = var(GCAPSimulateCondition.EpochData);

    [MaxVal, WTMeanTPeak] = max(SimulateCondition.AverageResponse);
    avesqsim = (SimulateCondition.AverageResponse / MaxVal).^2;
    avesqsim = avesqsim / 10;
    varsim = SimulateCondition.VarianceResponse / MaxVal^2;
    tme2 = 1:length(varsim);
    tme2 = tme2*SimulateCondition.SamplingInterval;

    figure(2);clf
    plot(tme2, avesqsim, 'r', tme2, varsim, 'r--');
    axis([0 1500 -.01 .2]);
    xlabel('normalized time');
    ylabel('normalize amp');
    hold on
    [MaxVal, MeanTPeak] = max(WTAveNormSingle36C);
    plot(tme2, WTAveNormSingle36C.^2 / MaxVal^2 / 10, 'k--', tme2, WTVarNormSingle36C / MaxVal^2, 'k--');

    [MaxVal, GCAPMeanTPeak] = max(GCAPSimulateCondition.AverageResponse);
    avesqsim = (GCAPSimulateCondition.AverageResponse / MaxVal).^2;
    avesqsim = avesqsim / 10;
    varsim = GCAPSimulateCondition.VarianceResponse / MaxVal^2;
    tme2 = 1:length(varsim);
    tme2 = tme2*GCAPSimulateCondition.SamplingInterval;

    figure(3); clf
    plot(tme2, avesqsim, 'r', tme2, varsim, 'r');
    hold on
    axis([0 1500 -.01 .2]);
    set(2, 'DefaultAxesFontSize', 14)
    xlabel('time (ms)');
    ylabel('normalize amp');
    [MaxVal, MeanTPeak] = max(GCAPAveNormSingle36C);
    plot(tme2, GCAPAveNormSingle36C.^2 / MaxVal^2 / 10, 'k--', tme2, GCAPVarNormSingle36C / MaxVal^2, 'k--');
    set(2, 'DefaultAxesFontSize', 11)
    legend('I wt', 'var wt', 'exp I wt', 'exp var wt', 'I GCAP', 'var GCAP', 'exp I GCAP', 'exp var GCAP');
    legend boxoff

    [MaxVal, WTVarTPeak] = max(SimulateCondition.VarianceResponse);
    [MaxVal, GCAPVarTPeak] = max(GCAPSimulateCondition.VarianceResponse);
    WTTPeakRatio(cnt) = WTVarTPeak / WTMeanTPeak;
    GCAPTPeakRatio(cnt) = GCAPVarTPeak / GCAPMeanTPeak;
    pause(1);
    
end

[MaxVal, WTVarTPeak] = max(WTVarNormSingle36C);
[MaxVal, WTMeanTPeak] = max(WTAveNormSingle36C);
[MaxVal, GCAPVarTPeak] = max(GCAPVarNormSingle36C);
[MaxVal, GCAPMeanTPeak] = max(GCAPAveNormSingle36C);
ExpWTTPeakRatio = WTVarTPeak / WTMeanTPeak;
ExpGCAPTPeakRatio = GCAPVarTPeak / GCAPMeanTPeak;

figure(4);
plot(RhShutoffFact, WTTPeakRatio, 'ok', RhShutoffFact, GCAPTPeakRatio, 'or');
xlabel('\tau_{Rh}')
ylabel('t_{peak, \sigma^2} / t_{peak, m}')
fprintf(1, '%d\n%d\n', ExpWTTPeakRatio, ExpGCAPTPeakRatio);
legend('WT', 'GCAP-/-')
legend boxoff

%----------------------------------------------------------------------------------
%%
% compare predictions of models as abruptness of rhodopsin inactivation
% varied

RhDecayFact = [1];
NumResponses = 	100;
NumSteps = 9;
RhTCon = 350;
Resp = WTAveNormSingle30C;

clear TPeakRatio VarWidth;

for cnt = 1:length(RhDecayFact)
    
    RespLength = length(Resp);
    tme = 1:RespLength;                          % time in ms
    FreqCutoff = 10;                                

    % run stochastic simulation to get mean rhodopsin time course
    clear SimulateCondition;
    SimulateCondition.NumSteps = NumSteps;
    SimulateCondition.RhDecayFact = RhDecayFact(cnt);
    SimulateCondition.SamplingInterval = 1;         % ms
    SimulateCondition.EpochPts = length(Resp);
    SimulateCondition.EpochNumbers(1:NumResponses) = 0;
    SimulateCondition.ExcludeEpochs(1:NumResponses) = 0;
    SimulateCondition.RhodopsinCompression = 0;
    SimulateCondition.ResponseCompression = 0;
    SimulateCondition.InitialShutoffRate = SimulateCondition.SamplingInterval * NumSteps / RhTCon;
    SimulateCondition.NumPtsToPeak = 100;
    SimulateCondition = RhCascadeModel(SimulateCondition, Resp, NumResponses);
    
    % compute transduction cascade filter
    filtFFT = fft(Resp) ./ fft(SimulateCondition.MeanRhTimeCourse);
    filtFFT(FreqCutoff+1:length(filtFFT)-FreqCutoff) = 0;
    WTFilt = real(ifft(filtFFT));    
    
    % generate responses
    clear SimulateCondition;
    SimulateCondition.SamplingInterval = 1;         % ms
    SimulateCondition.EpochPts = length(WTFilt);
    SimulateCondition.EpochNumbers(1:NumResponses) = 0;
    SimulateCondition.ExcludeEpochs(1:NumResponses) = 0;
    SimulateCondition.RhDecayFact = RhDecayFact(cnt);
    SimulateCondition.InitialShutoffRate = SimulateCondition.SamplingInterval * NumSteps / RhTCon;
    SimulateCondition.NumSteps = NumSteps;
    SimulateCondition.ResponseCompression = 0;
    SimulateCondition.RhodopsinCompression = 0;
    SimulateCondition.NumPtsToPeak = 100;

    % multi-step shutoff
    ModelType = 'MultiStep';
    SimulateCondition = RhCascadeModel(SimulateCondition, WTFilt, NumResponses);

    % compare modeled and measured mean squared and variance
    fprintf('\nWT CV = %d\n', std(sum(SimulateCondition.EpochData')) / mean(sum(SimulateCondition.EpochData')));

    SimulateCondition.AverageResponse = mean(SimulateCondition.EpochData);
    SimulateCondition.VarianceResponse = var(SimulateCondition.EpochData);

    [MaxVal, MeanTPeak] = max(SimulateCondition.AverageResponse);
    avesqsim = (SimulateCondition.AverageResponse / MaxVal).^2;
    avesqsim = avesqsim / 10;
    varsim = SimulateCondition.VarianceResponse / MaxVal^2;
    tme2 = 1:length(varsim);
    tme2 = tme2*SimulateCondition.SamplingInterval;

    figure(2);clf
    plot(tme2, avesqsim, 'k', tme2, varsim, 'k');
    axis([0 1500 -.01 .2]);
    xlabel('time (ms)');
    ylabel('normalize amp');
    hold on
    [MaxVal, MeanTPeak] = max(WTAveNormSingle36C);
    plot(tme2, WTAveNormSingle36C.^2 / MaxVal^2 / 10, 'k--', tme2, WTVarNormSingle36C / MaxVal^2, 'k--');
    set(2, 'DefaultAxesFontSize', 11)
    legend('I wt', 'var wt', 'exp I wt', 'exp var wt')
    legend boxoff
    pause(1)

    [MaxVal, VarTPeak] = max(SimulateCondition.VarianceResponse);
    TPeakRatio(cnt) = VarTPeak / MeanTPeak;
    Indices = find(SimulateCondition.VarianceResponse > 0.5*MaxVal);
    FirstTime = Indices(min(find(Indices < VarTPeak)));
    SecondTime = Indices(max(find(Indices > VarTPeak)));
    VarWidth(cnt) = SecondTime - FirstTime;
    
end

figure(3);clf
plot(RhDecayFact, TPeakRatio, 'ko');
xlabel('Rh* fractional decay')
ylabel('t_{peak, \sigma^2} / t_{peak, m}')
figure(4);clf
plot(RhDecayFact, VarWidth, 'ko');
xlabel('Rh* fractional decay')
ylabel('variance half width')

%----------------------------------------------------------------------------------
%%
% model including stochastic transducin activation

NumResponses = 	500;
NumSteps = 8;
RhTCon = 250;
TranTCon = 300;
RhDecayFact = 1;
TransRate = [0.08 0.1 0.2 0.4];

if (1)
    ExpMean = WTAveNormSingle36C;
    ExpVar = WTVarNormSingle36C;
else
    ExpMean = GCAPAveNormSingle36C;
    ExpVar = GCAPVarNormSingle36C;
end

RespLength = length(ExpMean);
Resp = ExpMean(1:RespLength);   % base response to compute R*->I filter
tme = 1:RespLength;                          % time in ms
FreqCutoff = 10;                                
clear MeanTAct CVArea

for cnt = 1:length(TransRate)

    % general setup stuff
    clear SimulateCondition;
    SimulateCondition.SamplingInterval = 1;         % ms
    SimulateCondition.EpochPts = length(ExpMean);
    SimulateCondition.EpochNumbers(1:NumResponses) = 0;
    SimulateCondition.ExcludeEpochs(1:NumResponses) = 0;
    SimulateCondition.RhDecayFact = RhDecayFact;
    SimulateCondition.InitialShutoffRate = SimulateCondition.SamplingInterval * NumSteps / RhTCon;
    SimulateCondition.NumSteps = NumSteps;
    SimulateCondition.ResponseCompression = 0;
    SimulateCondition.RhodopsinCompression = 0;
    SimulateCondition.BaseTransRate = TransRate(cnt) * SimulateCondition.SamplingInterval;          % cannot exceed 1 - decrease sampling interval to get higher rate
    SimulateCondition.TransCompression = 0;
    SimulateCondition.TransDecayTimeConst = TranTCon / SimulateCondition.SamplingInterval;
    SimulateCondition.DeterministicRhModel = 0;
    
    % multi-step shutoff
    SimulateCondition = RhPlusTransducinCascadeModel(SimulateCondition, Resp, NumResponses);

    % compute transduction cascade filter
    filtFFT = fft(Resp) ./ fft(SimulateCondition.MeanTrTimeCourse);
    filtFFT(FreqCutoff+1:length(filtFFT)-FreqCutoff) = 0;
    WTFilt = real(ifft(filtFFT));    

    % multi-step shutoff
    SimulateCondition = RhPlusTransducinCascadeModel(SimulateCondition, WTFilt, NumResponses);

    SimulateCondition.AverageResponse = mean(SimulateCondition.EpochData);
    SimulateCondition.VarianceResponse = var(SimulateCondition.EpochData);

    fprintf('CV = %d\n', std(sum(SimulateCondition.EpochData')) / mean(sum(SimulateCondition.EpochData')));
    fprintf('mean number T activated = %d\n', mean(SimulateCondition.TransCount));
    CVArea(cnt) = std(sum(SimulateCondition.EpochData')) / mean(sum(SimulateCondition.EpochData'));
    MeanTAct(cnt) = mean(SimulateCondition.TransCount);

    [MaxVal, MeanTPeak] = max(SimulateCondition.AverageResponse);
    avesqsim = (SimulateCondition.AverageResponse / MaxVal).^2;
    avesqsim = avesqsim / 10;
    varsim = SimulateCondition.VarianceResponse / MaxVal^2;
    tme2 = 1:length(varsim);
    tme2 = tme2*SimulateCondition.SamplingInterval;

    figure(2);clf
    plot(tme2, avesqsim, 'k', tme2, varsim, 'k');
    axis([0 1500 -.01 .2]);
    xlabel('time (ms)');
    ylabel('normalize amp');
    hold on
    plot(tme2, ExpMean.^2 / 10, 'k--', tme2, ExpVar, 'k--');
    set(2, 'DefaultAxesFontSize', 11)
    legend('I wt', 'var wt', 'exp I wt', 'exp var wt')
    legend boxoff
    pause(1);

end

figure(3);clf
semilogx(MeanTAct, CVArea, 'o');
xlabel('ave # T activated');
ylabel('CV Area');
axis tight
